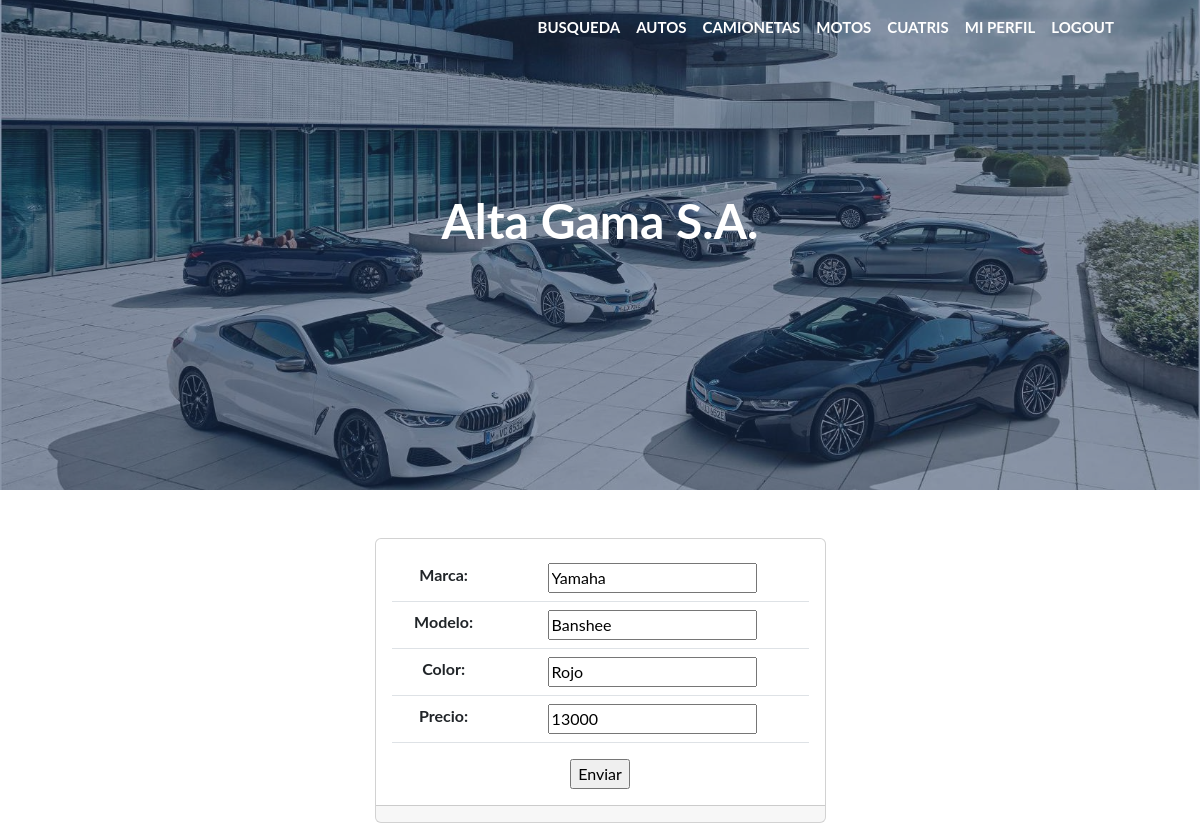
/update_cuatris/2/ (signed in), run on the app's committed database.
### vehiculos/models.py (models this page shows, shortened)
class Cuatris(models.Model):
    marca = models.CharField(max_length=50)
    modelo = models.CharField(max_length=50)
    color = models.CharField(max_length=50)
    precio = models.IntegerField()
    class Meta:
        verbose_name = "Cuatri"
        verbose_name_plural = "Cuatris"
        ordering = ['-marca']

### vehiculos/views.py (the view)
# urls.py: path('update_cuatris/<int:pk>/', CuatrisUpdate.as_view(), name="update_cuatris" ),
class CuatrisUpdate(LoginRequiredMixin, UpdateView):
    model = Cuatris
    fields = ['marca', 'modelo', 'color', 'precio']
    success_url = reverse_lazy('cuatris')

### vehiculos/templates/vehiculos/cuatris_form.html (shortened to what this page needs)
{% extends 'vehiculos/base.html' %}
{% load static %}
{% block contenido %}
<div class="container">
    <div class="row justify-content-center mt-5">
        <div class="col-lg-5">
            <div class="card ">
                <div class="card-body text-center">
                    <form action="" method="post" >
                        <table class="table">
                            {{ form.as_table }}
                        </table>
                        <input type="submit" value="Enviar">
                     </form>
                </div>
                <div class="card-footer">
                </div>
            </div>
        </div>
    </div>
</div>
{% endblock contenido %}

### data on the page
Cuatris: marca "Yamaha", modelo "Banshee", color "Rojo", precio "13000"
